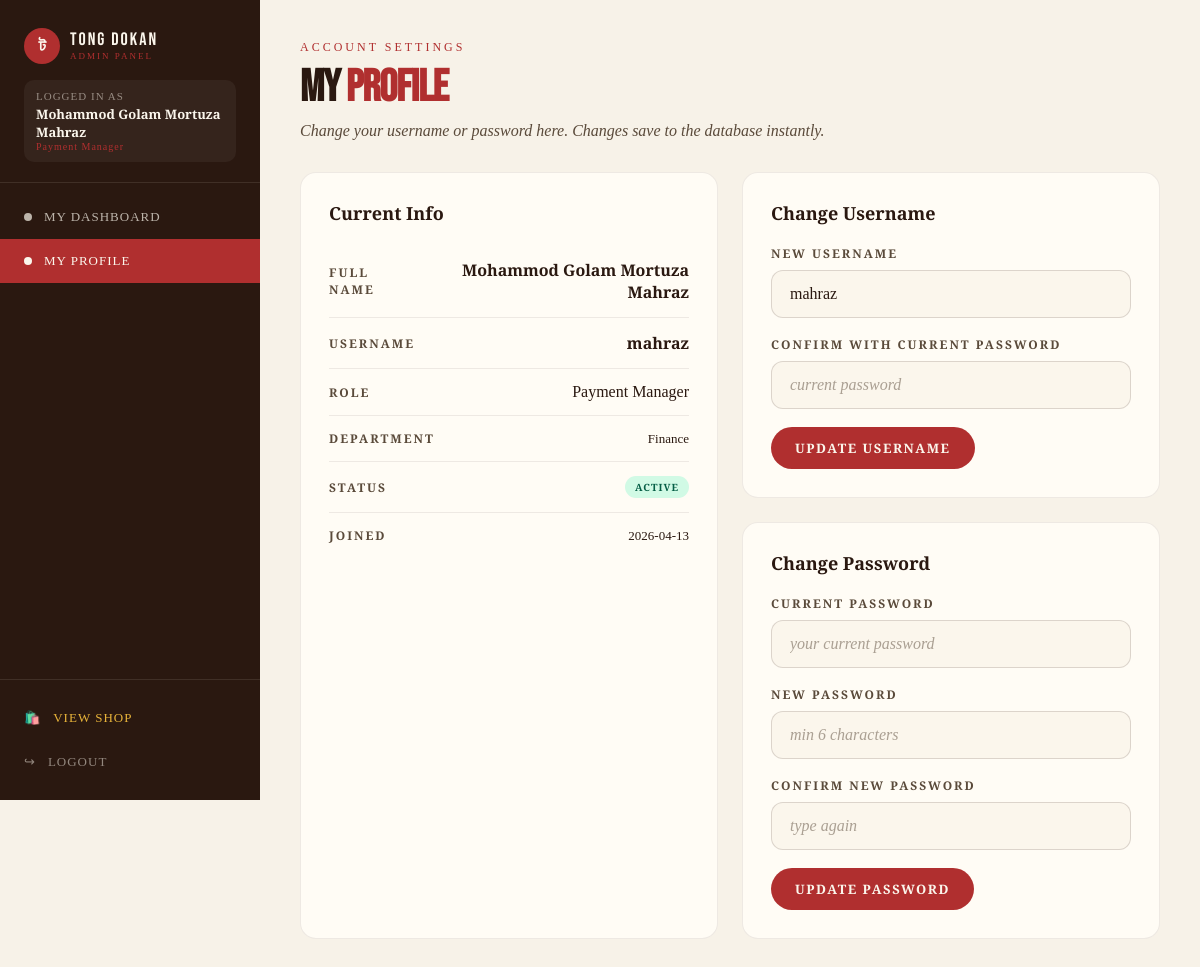
Page /profile.php (signed in) on the committed database.
### tables this page shows
CREATE TABLE staff (
    staff_id INT AUTO_INCREMENT PRIMARY KEY,
    username VARCHAR(50) UNIQUE NOT NULL,
    password VARCHAR(100) NOT NULL,
    full_name VARCHAR(100) NOT NULL,
    role VARCHAR(50) NOT NULL,
    department VARCHAR(50),
    shift VARCHAR(20),
    status VARCHAR(20) DEFAULT 'active',
    joined_date DATE
);

### profile.php (the view, shortened to what this page needs)
<?php
require_once 'db_connect.php';
$staff_id = $_SESSION["staff_id"];
$stmt = $conn->prepare("SELECT * FROM staff WHERE staff_id = ?");
$stmt->bind_param("i", $staff_id);
$stmt->execute();
$me = $stmt->get_result()->fetch_assoc();
include 'includes/header.php';
?>
<div class="dash-header">
    <div class="dash-eyebrow">Account Settings</div>
    <h1 class="dash-title">My <span class="accent-red">Profile</span></h1>
    <p class="dash-sub">Change your username or password here. Changes save to the database instantly.</p>
</div>
<div class="profile-grid">
    <div class="dash-section">
        <h2 class="section-title">Current Info</h2>
        <div class="profile-info-row">
            <span class="profile-label">FULL NAME</span>
            <span class="profile-value bold"><?= htmlspecialchars($me["full_name"]) ?></span>
        </div>
        <div class="profile-info-row">
            <span class="profile-label">USERNAME</span>
            <span class="profile-value accent-red bold"><?= htmlspecialchars($me["username"]) ?></span>
        </div>
        <div class="profile-info-row">
            <span class="profile-label">ROLE</span>
            <span class="profile-value"><?= htmlspecialchars($me["role"]) ?></span>
        </div>
        <div class="profile-info-row">
            <span class="profile-label">DEPARTMENT</span>
            <span class="profile-value muted"><?= htmlspecialchars($me["department"]) ?></span>
        </div>
        <div class="profile-info-row">
            <span class="profile-label">STATUS</span>
            <span class="badge badge-green"><?= htmlspecialchars($me["status"]) ?></span>
        </div>
        <div class="profile-info-row">
            <span class="profile-label">JOINED</span>
            <span class="profile-value muted"><?= htmlspecialchars($me["joined_date"]) ?></span>
        </div>
    </div>
    <div>
        <div class="dash-section" style="margin-bottom: 24px;">
            <h2 class="section-title">Change Username</h2>
            <form method="POST">
                <div class="form-group">
                    <label>NEW USERNAME</label>
                    <input type="text" name="new_username" required minlength="3" value="<?= htmlspecialchars($me["username"]) ?>" />
                </div>
                <div class="form-group">
                    <label>CONFIRM WITH CURRENT PASSWORD</label>
                    <input type="password" name="password_confirm" required placeholder="current password" />
                </div>
                <button type="submit" class="dash-btn">UPDATE USERNAME</button>
            </form>
        </div>
        <div class="dash-section">
            <h2 class="section-title">Change Password</h2>
            <form method="POST">
                <div class="form-group">
                    <label>CURRENT PASSWORD</label>
                    <input type="password" name="current_password" required placeholder="your current password" />
                </div>
                <div class="form-group">
                    <label>NEW PASSWORD</label>
                    <input type="password" name="new_password" required minlength="6" placeholder="min 6 characters" />
                </div>
                <div class="form-group">
                    <label>CONFIRM NEW PASSWORD</label>
                    <input type="password" name="confirm_password" required placeholder="type again" />
                </div>
                <button type="submit" class="dash-btn">UPDATE PASSWORD</button>
            </form>
        </div>
    </div>
</div>
<?php
include 'includes/footer.php';
?>

### styles.css (style rules this page uses)
*, *::before, *::after { box-sizing: border-box; }
body { margin: 0; background: #FBF6EC; font-family: 'EB Garamond', Georgia, serif; color: #2A1810; }
.accent-red { color: #B02F2F; }
.bold { font-weight: 600; }
.muted { color: #5A4A3A; font-size: 13px; }
.form-group { margin-bottom: 18px; }
.form-group label { display: block; font-size: 11px; letter-spacing: 2.5px; text-transform: uppercase; color: #5A4A3A; margin-bottom: 8px; font-weight: 600; }
.dash-header { margin-bottom: 32px; }
.dash-eyebrow { font-size: 12px; letter-spacing: 3px; color: #B02F2F; text-transform: uppercase; margin-bottom: 6px; }
.dash-title { font-family: 'Bebas Neue', sans-serif; font-size: 2.8rem; margin: 0; letter-spacing: -1px; }
.dash-sub { color: #5A4A3A; font-style: italic; margin-top: 8px; }
.dash-section { background: #FFFCF5; border-radius: 16px; padding: 28px; border: 1px solid rgba(42,24,16,0.08); margin-bottom: 24px; }
.section-title { margin: 0 0 20px; font-size: 18px; font-weight: 600; color: #2A1810; }
.dash-btn { background: #B02F2F; color: #FBF6EC; border: none; padding: 12px 24px; border-radius: 999px; font-family: 'EB Garamond', serif; font-size: 13px; font-weight: 600; letter-spacing: 1.5px; text-transform: uppercase; cursor: pointer; transition: all 0.2s; }
.badge { display: inline-block; padding: 4px 10px; border-radius: 999px; font-size: 10px; letter-spacing: 1px; text-transform: uppercase; font-weight: 600; }
.badge-green { background: #D1FAE5; color: #065F46; }
.profile-grid { display: grid; grid-template-columns: 1fr 1fr; gap: 24px; margin-top: 24px; }
.profile-info-row { display: flex; justify-content: space-between; align-items: center; padding: 14px 0; border-bottom: 1px solid rgba(42, 24, 16, 0.08); }
.profile-info-row:last-of-type { border-bottom: none; }
.profile-label { font-size: 12px; letter-spacing: 2px; text-transform: uppercase; color: #5A4A3A; font-weight: 600; }
.profile-value { color: #2A1810; text-align: right; }
.form-group label { display: block; font-size: 12px; letter-spacing: 2px; text-transform: uppercase; color: #5A4A3A; font-weight: 600; margin-bottom: 8px; }
.form-group input[type="text"], .form-group input[type="email"], .form-group input[type="password"], .form-group input[type="number"], .form-group input[type="date"], .form-group input[type="tel"], .form-group select, .form-group textarea { width: 100%; padding: 14px 18px; border: 1.5px solid rgba(42, 24, 16, 0.15); border-radius: 12px; background: #FBF6EC; font-family: 'EB Garamond', serif; font-size: 16px; color: #2A1810; outline: none; transition: all 0.25s ease; box-sizing: border-box; }
.form-group input::placeholder, .form-group textarea::placeholder { color: rgba(90, 74, 58, 0.5); font-style: italic; }

### rows in the picture
staff: full_name "Mohammod Golam Mortuza Mahraz", username "mahraz", role "Payment Manager", department "Finance", status "ACTIVE", joined_date "2026-04-13", new_username "mahraz"

### other values in the picture
$staff_name "Mohammod Golam Mortuza Mahraz"
$current_role "Payment Manager"
